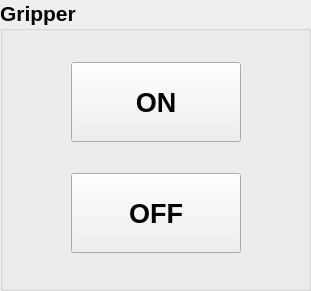
       <widget class="QGroupBox" name="Gripper_GroupBox">
        <property name="geometry">
         <rect>
          <x>600</x>
          <y>0</y>
          <width>311</width>
          <height>291</height>
         </rect>
        </property>
        <property name="font">
         <font>
          <pointsize>16</pointsize>
          <weight>75</weight>
          <bold>true</bold>
         </font>
        </property>
        <property name="title">
         <string>Gripper</string>
        </property>
        <widget class="QWidget" name="layoutWidget">
         <property name="geometry">
          <rect>
           <x>71</x>
           <y>37</y>
           <width>171</width>
           <height>241</height>
          </rect>
         </property>
         <layout class="QVBoxLayout" name="Gripper_VerticalLayout">
          <item>
           <widget class="QPushButton" name="Arm_btn_GripperOn">
            <property name="maximumSize">
             <size>
              <width>170</width>
              <height>80</height>
             </size>
            </property>
            <property name="font">
             <font>
              <pointsize>20</pointsize>
              <weight>75</weight>
              <bold>true</bold>
             </font>
            </property>
            <property name="text">
             <string>ON</string>
            </property>
           </widget>
          </item>
          <item>
           <widget class="QPushButton" name="Arm_btn_GripperOff">
            <property name="maximumSize">
             <size>
              <width>170</width>
              <height>80</height>
             </size>
            </property>
            <property name="font">
             <font>
              <pointsize>20</pointsize>
              <weight>75</weight>
              <bold>true</bold>
             </font>
            </property>
            <property name="text">
             <string>OFF</string>
            </property>
           </widget>
          </item>
         </layout>
        </widget>
       </widget>
